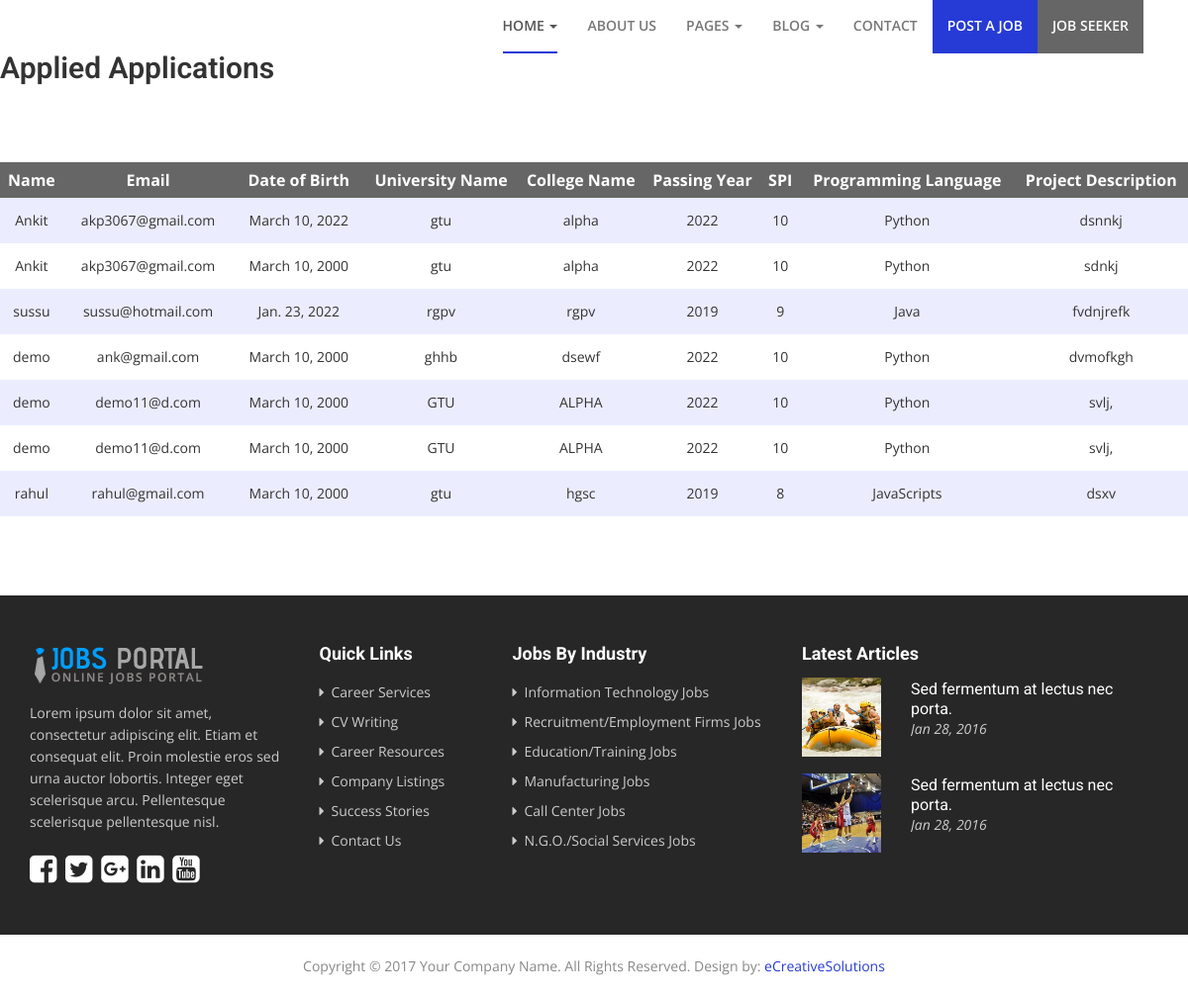
Screenshot of /joblisting/ with the database file from the repository.
### app1/models.py (models this page shows, shortened)
class studentData(models.Model):
    name = models.CharField(max_length=30, default='')
    email = models.EmailField(default='')
    city = models.CharField(default='', max_length=30)
    dob = models.DateField()
    uname = models.CharField(max_length=30)
    cname = models.CharField(max_length=30)
    pyear = models.PositiveIntegerField(default='')
    spi = models.PositiveIntegerField(default='')
    pl = models.CharField(max_length=30)
    description = models.CharField(default='', max_length=30)

### app1/views.py (the view)
# urls.py: path('joblisting/', views.jobListing, name='JOBLISTING'),
def jobListing(request):
    obj = studentData.objects.all()
    return render(request,'job-listing.html', {'obj': obj})

### app1/templates/job-listing.html (shortened to what this page needs)
{% load static %}
<!DOCTYPE html>
<html lang="en">
<head>
  <link href=" {% static 'js/revolution-slider/css/settings.css' %} " rel="stylesheet">
  <link href=" {% static 'css/owl.carousel.css' %} " rel="stylesheet">
  <link href=" {% static 'css/bootstrap.min.css' %} " rel="stylesheet">
  <link href=" {% static 'css/font-awesome.css' %} " rel="stylesheet">
  <link href=" {% static 'css/main.css' %} " rel="stylesheet">
</head>
<body>
  <div class="header">
    <div class="container">
      <div class="row">
        <div class="col-md-2 col-sm-3 col-xs-12">
        </div>
        <div class="col-md-10 col-sm-12 col-xs-12">
          <div class="navbar navbar-default" role="navigation">
            <div class="navbar-collapse collapse" id="nav-main">
              <ul class="nav navbar-nav">
                <li class="dropdown active"><a href=" {% url 'app1:HOME' %} ">Home <span class="caret"></span></a></li>
                <li><a href=" {% url 'app1:ABOUT' %} ">About us</a></li>
                <li class="dropdown"><a href=" {% static '#.' %} ">Pages <span class="caret"></span></a>
                </li>
                <li class="dropdown"><a href=" {% url 'app1:BLOG' %} ">Blog <span class="caret"></span></a>
                </li>
                <li><a href=" {% url 'app1:CONTACT' %} ">Contact</a></li>
                <li class="postjob"><a href=" {% url 'app1:POSTJOB' %} ">Post a job</a></li>
                <li class="jobseeker"><a href=" {% url 'app1:CANDIDATELISTING' %} ">Job Seeker</a></li>
              </ul>
            </div>
          </div>
        </div>
      </div>
    </div>
  </div>
    <div class="data">
      <div class="column">
        <h2>Applied Applications</h2>
        {% if obj %}
        <table>
          <tr>
            <th>Name</th>
            <th>Email</th>
            <th>Date of Birth</th>
            <th>University Name</th>
            <th>College Name</th>
            <th>Passing Year</th>
            <th>SPI</th>
            <th>Programming Language</th>
            <th>Project Description</th>
          </tr>
          {% for i in obj %}
          <tr>
            <td>
              {{i.name}}
            </td>
            <td>
              {{i.email}}
            </td>
            <td>
              {{i.dob}}
            </td>
            <td>
              {{i.uname}}
            </td>
            <td>
              {{i.cname}}
            </td>
            <td>
              {{i.pyear}}
            </td>
            <td>
              {{i.spi}}
            </td>
            <td>
              {{i.pl}}
            </td>
            <td>
              {{i.description}}
            </td>
          </tr>
          {% endfor %}
        </table>
      </div>
    </div>
    {% else %}
    <h2>NO Applications</h2>
    {% endif %}
  <div class="footerWrap">
    <div class="container">
      <div class="row">
        <div class="col-md-3 col-sm-12">
          <div class="ft-logo"><img src=" {% static 'images/logo.png' %} " alt="Your alt text here"></div>
          <p>Lorem ipsum dolor sit amet, consectetur adipiscing elit. Etiam et consequat elit. Proin molestie eros sed
            urna auctor lobortis. Integer eget scelerisque arcu. Pellentesque scelerisque pellentesque nisl.</p>
          <div class="social"> <a href=" {% static '#.' %} " target="_blank"> <i class="fa fa-facebook-square"
                aria-hidden="true"></i></a> <a href="#." target="_blank"><i class="fa fa-twitter-square"
                aria-hidden="true"></i></a> <a href="#." target="_blank"><i class="fa fa-google-plus-square"
                aria-hidden="true"></i></a> <a href="#." target="_blank"><i class="fa fa-linkedin-square"
                aria-hidden="true"></i></a> <a href="#." target="_blank"><i class="fa fa-youtube-square"
                aria-hidden="true"></i></a> </div>
        </div>
        <div class="col-md-2 col-sm-6">
          <h5>Quick Links</h5>
          <ul class="quicklinks">
            <li><a href=" {% static '#.' %} ">Career Services</a></li>
            <li><a href=" {% static '#.' %} ">CV Writing</a></li>
            <li><a href=" {% static '#.' %} ">Career Resources</a></li>
            <li><a href=" {% static '#.' %} ">Company Listings</a></li>
            <li><a href=" {% static '#.' %} ">Success Stories</a></li>
            <li><a href=" {% static '#.' %} ">Contact Us</a></li>
          </ul>
        </div>
        <div class="col-md-3 col-sm-6">
          <h5>Jobs By Industry</h5>
          <ul class="quicklinks">
            <li><a href=" {% static '#.' %} ">Information Technology Jobs</a></li>
            <li><a href=" {% static '#.' %} ">Recruitment/Employment Firms Jobs</a></li>
            <li><a href=" {% static '#.' %} ">Education/Training Jobs</a></li>
            <li><a href=" {% static '#.' %} ">Manufacturing Jobs</a></li>
            <li><a href=" {% static '#.' %} ">Call Center Jobs</a></li>
            <li><a href=" {% static '#.' %} ">N.G.O./Social Services Jobs</a></li>
          </ul>
        </div>
        <div class="col-md-4 col-sm-12">
          <h5>Latest Articles</h5>
          <ul class="posts-list">
            <li>
              <article class="post post-list">
                <div class="entry-content media">
                  <div class="media-left"> <a href=" {% static '#.' %} " title="" class="entry-image"> <img width="80"
                        height="80" src=" {% static 'images/news-1.jpg' %} " alt="Your alt text here"> </a> </div>
                  <div class="media-body">
                    <h4 class="entry-title"> <a href=" {% static '#.' %} ">Sed fermentum at lectus nec porta.</a> </h4>
                    <div class="entry-content-inner">
                      <div class="entry-meta"> <span class="entry-date">Jan 28, 2016</span> </div>
                    </div>
                  </div>
                </div>
              </article>
            </li>
            <li>
              <article class="post post-list">
                <div class="entry-content media">
                  <div class="media-left"> <a href=" {% static '#.' %} " title="" class="entry-image"> <img width="80"
                        height="80" src=" {% static 'images/news-2.jpg' %} " alt="Your alt text here"> </a> </div>
                  <div class="media-body">
                    <h4 class="entry-title"> <a href=" {% static '#.' %} ">Sed fermentum at lectus nec porta.</a> </h4>
                    <div class="entry-content-inner">
                      <div class="entry-meta"> <span class="entry-date">Jan 28, 2016</span> </div>
                    </div>
                  </div>
                </div>
              </article>
            </li>
          </ul>
        </div>
      </div>
    </div>
  </div>
  <div class="copyright">
    <div class="container">
      <div class="bttxt">Copyright &copy; 2017 Your Company Name. All Rights Reserved. Design by: <a
          href="http://graphicriver.net/user/ecreativesol" target="_blank">eCreativeSolutions</a></div>
    </div>
  </div>
</body>
</html>

### app1/static/css/main.css (style rules this page uses)
html, body, div, span, applet, object, iframe, h1, h2, h3, h4, h5, h6, p, blockquote, pre, a, abbr, acronym, address, big, cite, code, del, dfn, em, img, ins, kbd, q, s, samp, small, strike, strong, sub, sup, tt, var, b, u, i, center, dl, dt, dd, ol, ul, li, fieldset, form, label, legend, table, caption, tbody, tfoot, thead, tr, th, td, article, aside, canvas, details, embed, figure, figcaption, footer, header, hgroup, menu, nav, output, ruby, section, summary, time, mark, audio, video { margin: 0; padding: 0; border: 0; font-size: 100%; font: inherit; vertical-align: baseline; }
article, aside, details, figcaption, figure, footer, header, hgroup, menu, nav, section { display: block; }
body { line-height: 1; font-family: 'Open Sans', sans-serif; font-size: 14px; }
ol, ul { list-style: none; }
table { border-collapse: collapse; border-spacing: 0; }
h1, h2, h3, h4, h5, h6 { font-family: 'Roboto', sans-serif; margin-bottom: 10px; font-weight: 600; }
a { transition: 0.3s ease-in-out; -webkit-transition: 0.3s ease-in-out; -ms-transition: 0.3s ease-in-out; -moz-transition: 0.3s ease-in-out; }
p { line-height: 22px; }
img { max-width: 100%; }
h2, .h2 { font-size: 30px; }
h4 { font-size: 20px; }
h5 { font-size: 18px; }
.header { padding: 0; }
.header .row { margin: 0; }
.navbar-default { background: none; border: none; margin-bottom: 0; min-height: auto; float:right; }
.navbar { background: none; }
.navbar-collapse { padding: 0; }
.navbar-nav>li { padding: 0 15px; }
.navbar-nav>li>a { text-transform: uppercase; font-weight: 600; padding: 16px 0; border-bottom: 2px solid #fff; }
.navbar-default .navbar-nav>.active>a, .navbar-default .navbar-nav>.active>a:focus, .navbar-default .navbar-nav>.active>a:hover { background: none; }
.navbar-nav>li>a:hover, .navbar-nav>li:hover>a, .navbar-nav>li.active>a { border-bottom-color: #263bd6; }
.navbar-nav li.postjob, .navbar-nav li.jobseeker { padding:0; }
.navbar-nav li.postjob a { background: #263bd6; color: #fff; padding:16px 15px; border-bottom-color: #263bd6; }
.navbar-nav li.jobseeker a { background: #666; color: #fff; padding:16px 15px; border-bottom-color: #666; }
.social a { color: #00a8ff; font-size: 32px; display: inline-block; margin-right: 5px; margin-top: 0; }
.footerWrap { background: #272727; padding: 50px 0; }
.footerWrap h5 { font-size: 18px; font-weight: bold; color: #fff; margin-bottom: 15px; }
.footerWrap p { line-height: 22px; color: #ccc; }
.footerWrap .ft-logo { margin-bottom: 15px; }
.social { margin-top: 20px; }
.social a { color: #fff; font-size: 32px; display: inline-block; margin-right: 5px; }
.posts-list { list-style: none; padding: 0; margin: 0; }
.posts-list li { border: none; margin: 15px 0; }
.posts-list .media-left { margin-right: 30px; width: 80px; float: left; padding-right: 0; }
.posts-list .entry-title { font-weight: 400; text-transform: inherit; margin: 0 0 5px; }
.post .entry-title a { color: #fff; font-size: 16px; }
.posts-list .entry-meta { padding: 0; }
.posts-list .entry-date { color: #ccc; font-style: italic; text-transform: capitalize; }
.footerWrap .quicklinks { list-style: none; }
.footerWrap .quicklinks li a { display: block; color: #ccc; padding: 8px 0; font-size: 14px; }
.footerWrap .quicklinks li a:before { content: '\f0da'; font-family: 'FontAwesome'; margin-right: 7px; }
.copyright { padding: 10px 0; text-align: center; color: #777; }
.bttxt { color: #888;line-height:24px; }
.copyright { padding: 20px 0; }

### app1/templates/job-listing.html (style rules this page uses)
table { width: 100%; margin: 30px 0; }
table { margin: 80px 0; }
tr { text-align: center; padding: 3px 13px; }
td { transition: all 0.5s ease; padding: 16px 10px; cursor: pointer; }
th { background-color: #666666; font-weight: bold; padding: 10px 3px; margin: 5px 2px; font-size: 16px; color: #fff; text-align: center; }
tr:nth-child(even) { background-color: #ebedff; }

### rows the page displays
studentData: name "Ankit", email "akp3067@gmail.com", dob "March 10, 2022", uname "gtu", cname "alpha", pyear "2022", spi "10", pl "Python", description "dsnnkj"
studentData: name "Ankit", email "akp3067@gmail.com", dob "March 10, 2000", uname "gtu", cname "alpha", pyear "2022", spi "10", pl "Python", description "sdnkj"
studentData: name "sussu", email "sussu@hotmail.com", dob "Jan. 23, 2022", uname "rgpv", cname "rgpv", pyear "2019", spi "9", pl "Java", description "fvdnjrefk"
studentData: name "demo", email "ank@gmail.com", dob "March 10, 2000", uname "ghhb", cname "dsewf", pyear "2022", spi "10", pl "Python", description "dvmofkgh"
studentData: name "demo", email "demo11@d.com", dob "March 10, 2000", uname "GTU", cname "ALPHA", pyear "2022", spi "10", pl "Python", description "svlj,"
studentData: name "demo", email "demo11@d.com", dob "March 10, 2000", uname "GTU", cname "ALPHA", pyear "2022", spi "10", pl "Python", description "svlj,"
studentData: name "rahul", email "rahul@gmail.com", dob "March 10, 2000", uname "gtu", cname "hgsc", pyear "2019", spi "8", pl "JavaScripts", description "dsxv"
